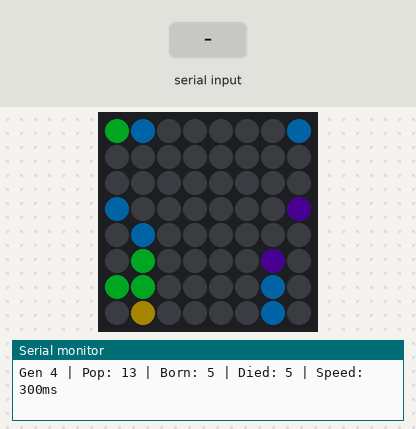
Bench run of a sketch on a simulated Arduino Uno, built with avr-gcc and run on an emulated ATmega328P. On the bench: 8×8 RGB LED matrix (first LED top left, wired row by row), the last lines printed to the serial monitor. The test bench sets the inputs (shaded band). Dim RGB values are drawn brighter than linear; random numbers use the default seed unless the sketch sets one.

Above: at 1.26 s.
1.3 s: "p" received over Serial
At 2.1 s:
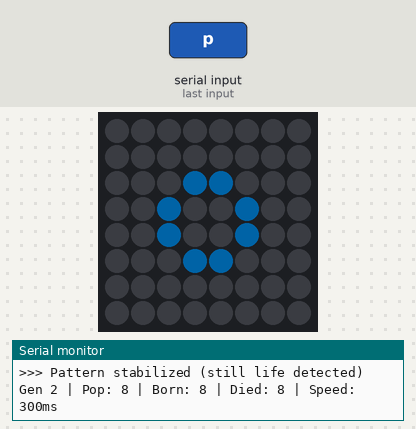
3.3 s: "g" received over Serial
At 3.48 s:
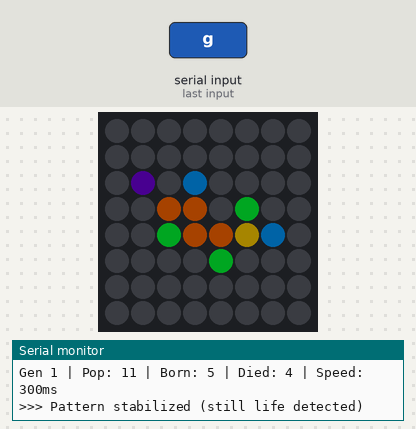
6.3 s: byte 99 ('c') received over Serial
At 7.4 s:
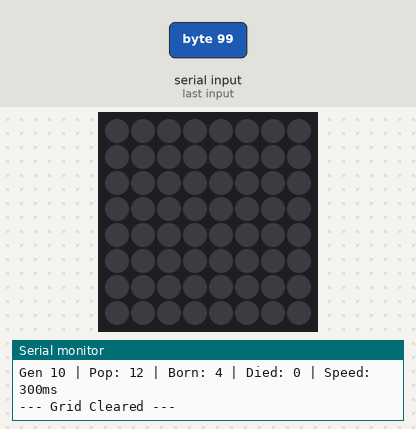
7.8 s: "b" received over Serial
At 8.27 s:
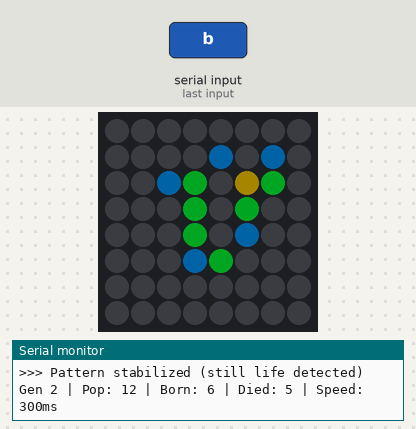
9.6 s: "l" received over Serial
At 9.77 s:
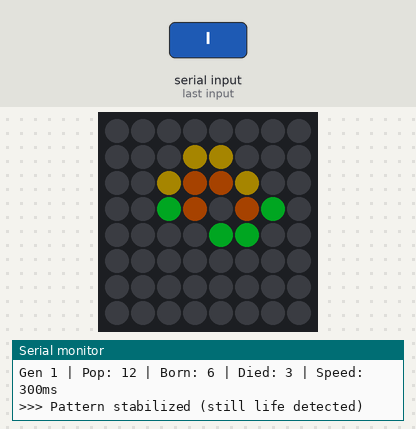
12.6 s: byte 102 ('f') received over Serial
At 23.99 s:
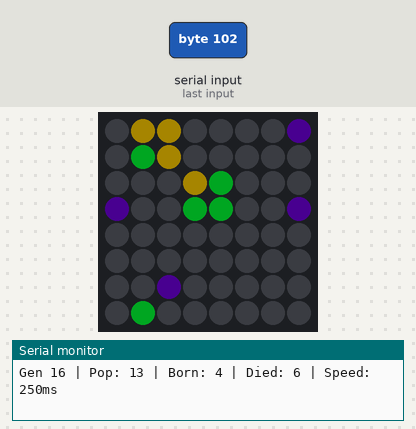

Measured:
- after the input at 3.3 s, the LEDs: change at once (image 2)
- after the input at 7.8 s, the LEDs: first change at once (image 4 shows a later state)

The sketch:

Game_Of_Life.ino
```cpp
/*
 * Conway's Game of Life - 8x8 NeoPixel LED Matrix
 *
 * The classic cellular automaton simulation on your LED matrix!
 * Watch cells live, die, and evolve according to simple rules.
 *
 * Hardware:
 * - Arduino Uno R4 WiFi (or compatible)
 * - 8x8 NeoPixel LED Matrix (WS2812B)
 * - 5V Power Supply
 *
 * Wiring:
 * - Matrix DIN  -> Arduino Pin 6
 * - Matrix +5V  -> 5V Power Supply +
 * - Matrix GND  -> Common Ground (Arduino GND + Power Supply -)
 *
 * Controls (via Serial Monitor at 115200 baud):
 * - 'r' or 'R' = Random pattern
 * - 'g' or 'G' = Glider pattern
 * - 'b' or 'B' = Blinker pattern
 * - 'p' or 'P' = Pulsar pattern
 * - 'l' or 'L' = Lightweight spaceship
 * - 's' or 'S' = Slower speed
 * - 'f' or 'F' = Faster speed
 * - ' ' (space) = Pause/Resume
 * - 'c' or 'C' = Clear grid
 * - 'h' or 'H' = Show help
 *
 * Rules:
 * - Any live cell with 2-3 neighbors survives
 * - Any dead cell with exactly 3 neighbors becomes alive
 * - All other cells die or stay dead
 */

#include <Adafruit_NeoPixel.h>

// Pin and matrix configuration
#define PIN 6
#define ROWS 8
#define COLS 8
#define NUMPIXELS (ROWS * COLS)

// Create NeoPixel object
Adafruit_NeoPixel matrix = Adafruit_NeoPixel(NUMPIXELS, PIN, NEO_GRB + NEO_KHZ800);

// Game state
byte grid[ROWS][COLS];
byte newGrid[ROWS][COLS];
unsigned long lastUpdate = 0;
int updateDelay = 300;  // milliseconds between generations
int generation = 0;
bool paused = false;

// Color scheme
enum ColorMode {
  COLOR_AGE,      // Color based on cell age
  COLOR_NEIGHBORS, // Color based on neighbor count
  COLOR_CLASSIC,   // Just green/black
  COLOR_RAINBOW    // Cycle through rainbow
};

ColorMode colorMode = COLOR_NEIGHBORS;
byte cellAge[ROWS][COLS];  // Track how long cells have been alive

// Statistics
int totalBorn = 0;
int totalDied = 0;
int stableGenerations = 0;
int lastPopulation = 0;

void setup() {
  Serial.begin(115200);
  matrix.begin();
  matrix.setBrightness(40);
  matrix.show();

  randomSeed(analogRead(0));

  Serial.println("========================================");
  Serial.println("     CONWAY'S GAME OF LIFE");
  Serial.println("     8x8 NeoPixel Edition");
  Serial.println("========================================");
  printHelp();

  // Start with random pattern
  randomPattern(50);  // 50% density
}

void loop() {
  // Handle serial input
  if (Serial.available() > 0) {
    char input = Serial.read();
    handleInput(input);
  }

  // Update game state
  if (!paused && (millis() - lastUpdate >= updateDelay)) {
    lastUpdate = millis();
    updateGeneration();
    drawGrid();
    checkStability();
  }
}

// ========== GAME LOGIC ==========

void updateGeneration() {
  int born = 0;
  int died = 0;
  int population = 0;

  // Calculate next generation
  for (int r = 0; r < ROWS; r++) {
    for (int c = 0; c < COLS; c++) {
      int neighbors = countNeighbors(r, c);

      // Apply Conway's rules
      if (grid[r][c] == 1) {
        // Live cell
        if (neighbors == 2 || neighbors == 3) {
          newGrid[r][c] = 1;
          cellAge[r][c]++;  // Cell gets older
          population++;
        } else {
          newGrid[r][c] = 0;
          cellAge[r][c] = 0;
          died++;
        }
      } else {
        // Dead cell
        if (neighbors == 3) {
          newGrid[r][c] = 1;
          cellAge[r][c] = 1;
          born++;
          population++;
        } else {
          newGrid[r][c] = 0;
          cellAge[r][c] = 0;
        }
      }
    }
  }

  // Copy new grid to current grid
  for (int r = 0; r < ROWS; r++) {
    for (int c = 0; c < COLS; c++) {
      grid[r][c] = newGrid[r][c];
    }
  }

  generation++;
  totalBorn += born;
  totalDied += died;

  // Print generation info
  Serial.print("Gen ");
  Serial.print(generation);
  Serial.print(" | Pop: ");
  Serial.print(population);
  Serial.print(" | Born: ");
  Serial.print(born);
  Serial.print(" | Died: ");
  Serial.print(died);
  Serial.print(" | Speed: ");
  Serial.print(updateDelay);
  Serial.println("ms");

  lastPopulation = population;

  // Auto-reset if population dies
  if (population == 0) {
    Serial.println("\n>>> Population extinct! Generating new random pattern...\n");
    delay(1000);
    randomPattern(40);
  }
}

int countNeighbors(int row, int col) {
  int count = 0;

  // Check all 8 surrounding cells
  for (int dr = -1; dr <= 1; dr++) {
    for (int dc = -1; dc <= 1; dc++) {
      if (dr == 0 && dc == 0) continue;  // Skip the cell itself

      // Wrap around edges (toroidal topology)
      int r = (row + dr + ROWS) % ROWS;
      int c = (col + dc + COLS) % COLS;

      count += grid[r][c];
    }
  }

  return count;
}

void checkStability() {
  // Check if the pattern has stabilized
  bool identical = true;
  for (int r = 0; r < ROWS; r++) {
    for (int c = 0; c < COLS; c++) {
      if (grid[r][c] != newGrid[r][c]) {
        identical = true;  // Pattern changed
        stableGenerations = 0;
        return;
      }
    }
  }

  // If we get here, pattern is identical (still life)
  stableGenerations++;
  if (stableGenerations == 1) {
    Serial.println("\n>>> Pattern stabilized (still life detected)");
  } else if (stableGenerations >= 20) {
    Serial.println(">>> Stable for 20 generations, generating new pattern...\n");
    randomPattern(40);
  }
}

// ========== DRAWING ==========

void drawGrid() {
  for (int r = 0; r < ROWS; r++) {
    for (int c = 0; c < COLS; c++) {
      int pixel = getPixelIndex(r, c);

      if (grid[r][c] == 1) {
        // Cell is alive - choose color based on mode
        uint32_t color;
        switch (colorMode) {
          case COLOR_AGE:
            color = getAgeColor(cellAge[r][c]);
            break;
          case COLOR_NEIGHBORS:
            color = getNeighborColor(countNeighbors(r, c));
            break;
          case COLOR_CLASSIC:
            color = matrix.Color(0, 255, 0);
            break;
          case COLOR_RAINBOW:
            color = wheel((generation * 10 + r * 32 + c * 32) % 256);
            break;
        }
        matrix.setPixelColor(pixel, color);
      } else {
        // Cell is dead
        matrix.setPixelColor(pixel, matrix.Color(0, 0, 0));
      }
    }
  }
  matrix.show();
}

uint32_t getAgeColor(byte age) {
  // Young cells are bright blue, old cells are red
  if (age == 1) return matrix.Color(0, 100, 255);      // Newborn: bright blue
  else if (age < 5) return matrix.Color(0, 200, 200);  // Young: cyan
  else if (age < 10) return matrix.Color(0, 255, 100); // Middle: green
  else if (age < 20) return matrix.Color(200, 200, 0); // Old: yellow
  else return matrix.Color(255, 100, 0);                // Ancient: orange-red
}

uint32_t getNeighborColor(int neighbors) {
  // Color indicates how many neighbors (helps visualize rules)
  switch(neighbors) {
    case 0:
    case 1: return matrix.Color(50, 0, 100);    // Lonely: purple
    case 2: return matrix.Color(0, 150, 255);   // Stable: blue
    case 3: return matrix.Color(0, 255, 50);    // Perfect: bright green
    case 4: return matrix.Color(255, 200, 0);   // Crowded: yellow
    case 5:
    case 6: return matrix.Color(255, 100, 0);   // Overcrowded: orange
    default: return matrix.Color(255, 0, 0);    // Too crowded: red
  }
}

// ========== PATTERNS ==========

void randomPattern(int density) {
  generation = 0;
  totalBorn = 0;
  totalDied = 0;
  stableGenerations = 0;

  for (int r = 0; r < ROWS; r++) {
    for (int c = 0; c < COLS; c++) {
      grid[r][c] = (random(100) < density) ? 1 : 0;
      cellAge[r][c] = grid[r][c];
    }
  }

  Serial.println("\n--- New Random Pattern ---");
  Serial.print("Density: ");
  Serial.print(density);
  Serial.println("%");
  drawGrid();
}

void clearGrid() {
  for (int r = 0; r < ROWS; r++) {
    for (int c = 0; c < COLS; c++) {
      grid[r][c] = 0;
      cellAge[r][c] = 0;
    }
  }
  generation = 0;
  totalBorn = 0;
  totalDied = 0;
  stableGenerations = 0;

  Serial.println("\n--- Grid Cleared ---");
  drawGrid();
}

void gliderPattern() {
  clearGrid();

  // Classic glider (travels diagonally)
  grid[1][2] = 1;
  grid[2][3] = 1;
  grid[3][1] = 1;
  grid[3][2] = 1;
  grid[3][3] = 1;

  // Another glider
  grid[5][5] = 1;
  grid[6][6] = 1;
  grid[4][4] = 1;
  grid[4][5] = 1;
  grid[4][6] = 1;

  for (int r = 0; r < ROWS; r++) {
    for (int c = 0; c < COLS; c++) {
      cellAge[r][c] = grid[r][c];
    }
  }

  Serial.println("\n--- Glider Pattern Loaded ---");
  Serial.println("Watch the gliders travel across the matrix!");
  drawGrid();
}

void blinkerPattern() {
  clearGrid();

  // Horizontal blinkers
  grid[2][2] = 1;
  grid[2][3] = 1;
  grid[2][4] = 1;

  grid[5][3] = 1;
  grid[5][4] = 1;
  grid[5][5] = 1;

  // Vertical area
  grid[1][6] = 1;
  grid[2][6] = 1;
  grid[3][6] = 1;

  for (int r = 0; r < ROWS; r++) {
    for (int c = 0; c < COLS; c++) {
      cellAge[r][c] = grid[r][c];
    }
  }

  Serial.println("\n--- Blinker Pattern Loaded ---");
  Serial.println("Oscillating pattern (period 2)");
  drawGrid();
}

void pulsarPattern() {
  clearGrid();

  // Simplified pulsar (modified for 8x8)
  // Create symmetric pattern
  int pattern[4][2] = {{1,3}, {1,4}, {3,1}, {4,1}};

  for (int i = 0; i < 4; i++) {
    int r = pattern[i][0];
    int c = pattern[i][1];

    // Create 4-way symmetry
    grid[r][c] = 1;
    grid[r][COLS-1-c] = 1;
    grid[ROWS-1-r][c] = 1;
    grid[ROWS-1-r][COLS-1-c] = 1;
  }

  // Add center cross
  grid[3][3] = 1;
  grid[3][4] = 1;
  grid[4][3] = 1;
  grid[4][4] = 1;

  for (int r = 0; r < ROWS; r++) {
    for (int c = 0; c < COLS; c++) {
      cellAge[r][c] = grid[r][c];
    }
  }

  Serial.println("\n--- Pulsar Pattern Loaded ---");
  Serial.println("Oscillating pattern (modified for 8x8)");
  drawGrid();
}

void spaceshipPattern() {
  clearGrid();

  // Lightweight spaceship (LWSS)
  grid[2][2] = 1;
  grid[2][3] = 1;
  grid[2][4] = 1;
  grid[2][5] = 1;
  grid[3][1] = 1;
  grid[3][5] = 1;
  grid[4][5] = 1;
  grid[5][1] = 1;
  grid[5][4] = 1;

  for (int r = 0; r < ROWS; r++) {
    for (int c = 0; c < COLS; c++) {
      cellAge[r][c] = grid[r][c];
    }
  }

  Serial.println("\n--- Lightweight Spaceship Loaded ---");
  Serial.println("Watch it travel horizontally!");
  drawGrid();
}

// ========== INPUT HANDLING ==========

void handleInput(char input) {
  switch(input) {
    case 'r':
    case 'R':
      randomPattern(random(30, 60));
      paused = false;
      break;

    case 'g':
    case 'G':
      gliderPattern();
      paused = false;
      break;

    case 'b':
    case 'B':
      blinkerPattern();
      paused = false;
      break;

    case 'p':
    case 'P':
      pulsarPattern();
      paused = false;
      break;

    case 'l':
    case 'L':
      spaceshipPattern();
      paused = false;
      break;

    case 's':
    case 'S':
      updateDelay = min(1000, updateDelay + 50);
      Serial.print("Speed: ");
      Serial.print(updateDelay);
      Serial.println("ms (slower)");
      break;

    case 'f':
    case 'F':
      updateDelay = max(50, updateDelay - 50);
      Serial.print("Speed: ");
      Serial.print(updateDelay);
      Serial.println("ms (faster)");
      break;

    case ' ':
      paused = !paused;
      Serial.println(paused ? ">>> PAUSED <<<" : ">>> RESUMED <<<");
      break;

    case 'c':
    case 'C':
      clearGrid();
      paused = true;
      break;

    case 'm':
    case 'M':
      colorMode = (ColorMode)((colorMode + 1) % 4);
      Serial.print("Color mode: ");
      switch(colorMode) {
        case COLOR_AGE: Serial.println("AGE (blue=new, red=old)"); break;
        case COLOR_NEIGHBORS: Serial.println("NEIGHBORS (shows crowding)"); break;
        case COLOR_CLASSIC: Serial.println("CLASSIC (green)"); break;
        case COLOR_RAINBOW: Serial.println("RAINBOW"); break;
      }
      drawGrid();
      break;

    case 'i':
    case 'I':
      printStats();
      break;

    case 'h':
    case 'H':
      printHelp();
      break;
  }
}

void printHelp() {
  Serial.println("\n======== CONTROLS ========");
  Serial.println("R = Random pattern");
  Serial.println("G = Glider");
  Serial.println("B = Blinker");
  Serial.println("P = Pulsar");
  Serial.println("L = Lightweight Spaceship");
  Serial.println("---");
  Serial.println("F = Faster");
  Serial.println("S = Slower");
  Serial.println("SPACE = Pause/Resume");
  Serial.println("M = Change color mode");
  Serial.println("C = Clear grid");
  Serial.println("I = Show statistics");
  Serial.println("H = Show this help");
  Serial.println("==========================\n");
}

void printStats() {
  Serial.println("\n======== STATISTICS ========");
  Serial.print("Generation: ");
  Serial.println(generation);
  Serial.print("Population: ");
  Serial.println(lastPopulation);
  Serial.print("Total Born: ");
  Serial.println(totalBorn);
  Serial.print("Total Died: ");
  Serial.println(totalDied);
  Serial.print("Speed: ");
  Serial.print(updateDelay);
  Serial.println("ms");
  Serial.print("Status: ");
  Serial.println(paused ? "PAUSED" : "RUNNING");
  Serial.println("===========================\n");
}

// ========== HELPER FUNCTIONS ==========

int getPixelIndex(int row, int col) {
  if (row < 0 || row >= ROWS || col < 0 || col >= COLS) {
    return 0;
  }

  if (row % 2 == 0) {
    return row * COLS + col;
  } else {
    return row * COLS + (COLS - 1 - col);
  }
}

uint32_t wheel(byte wheelPos) {
  wheelPos = 255 - wheelPos;
  if (wheelPos < 85) {
    return matrix.Color(255 - wheelPos * 3, 0, wheelPos * 3);
  }
  if (wheelPos < 170) {
    wheelPos -= 85;
    return matrix.Color(0, wheelPos * 3, 255 - wheelPos * 3);
  }
  wheelPos -= 170;
  return matrix.Color(wheelPos * 3, 255 - wheelPos * 3, 0);
}
```
